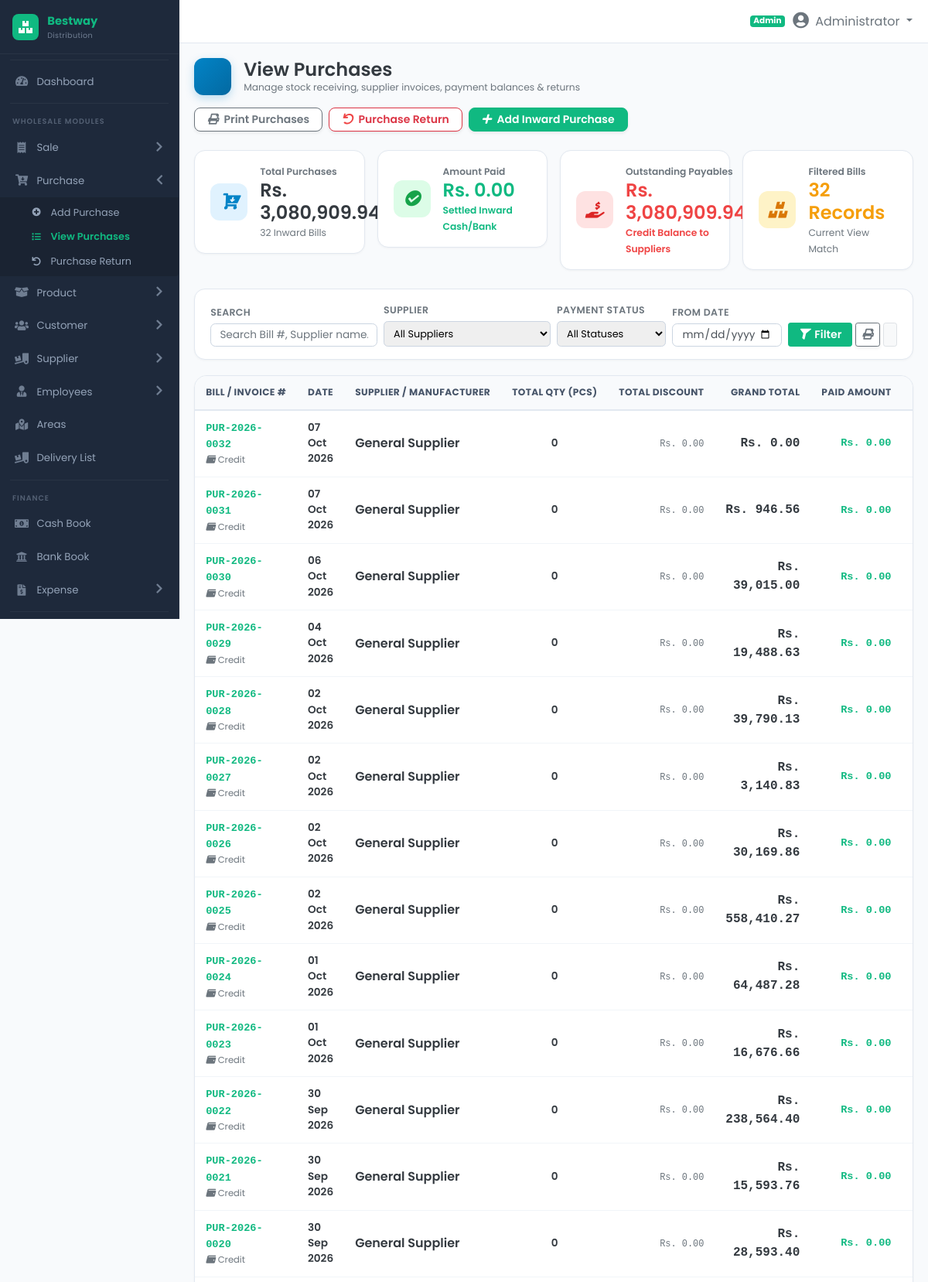
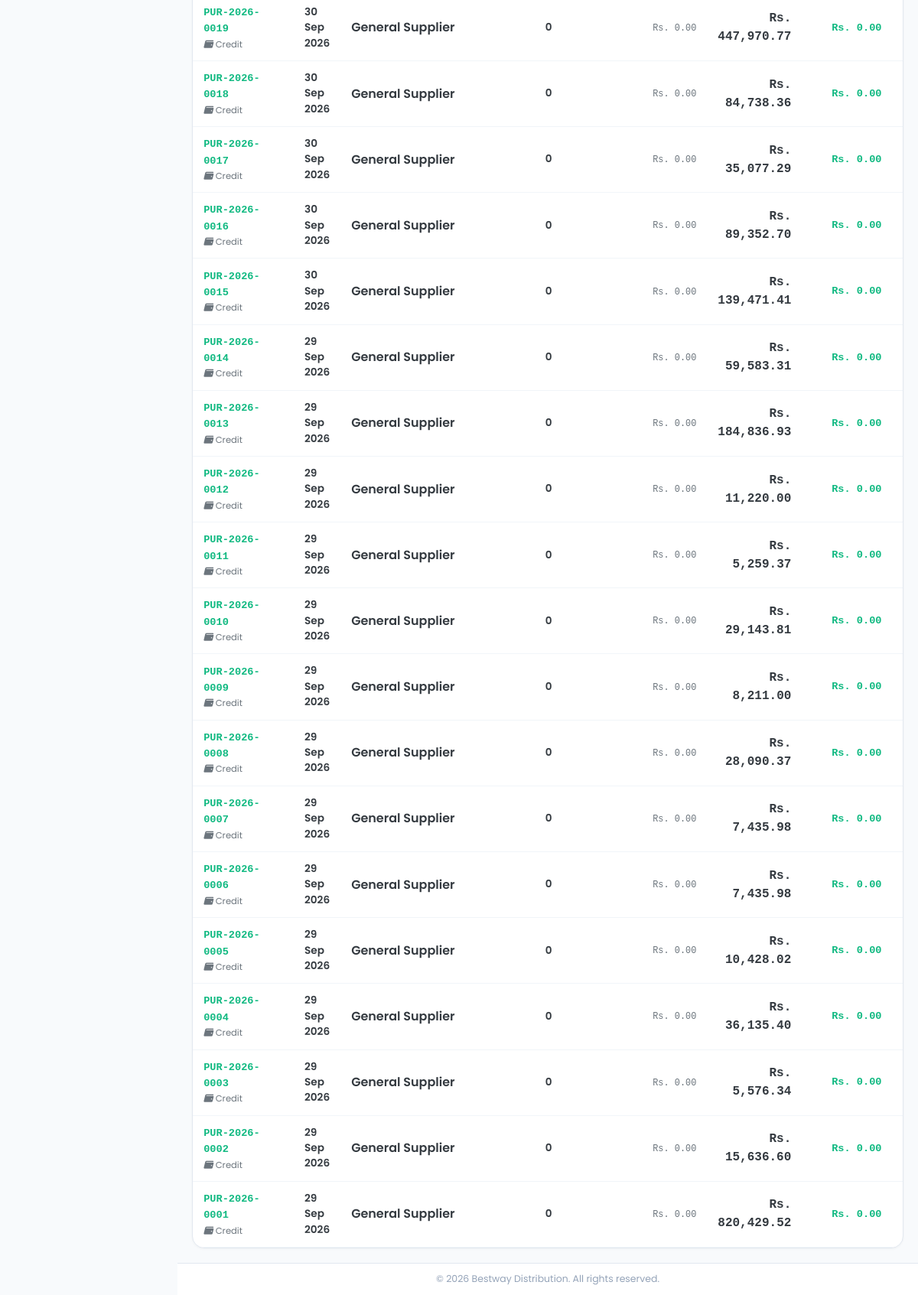
The page /modules/purchase/purchases.php (signed in) on the database its author committed (2 pictures, top to bottom).
### tables this page shows
CREATE TABLE IF NOT EXISTS `purchases` (
  `id` INT AUTO_INCREMENT PRIMARY KEY,
  `bill_no` VARCHAR(100) NOT NULL,
  `purchase_date` DATE NOT NULL,
  `receiving_date` DATE NOT NULL,
  `supplier_id` INT NOT NULL,
  `po_id` INT NULL,
  `subtotal` DECIMAL(14,2) DEFAULT 0.00,
  `discount_amount` DECIMAL(12,2) DEFAULT 0.00,
  `tax_amount` DECIMAL(12,2) DEFAULT 0.00,
  `freight_charges` DECIMAL(12,2) DEFAULT 0.00,
  `grand_total` DECIMAL(14,2) DEFAULT 0.00,
  `paid_amount` DECIMAL(14,2) DEFAULT 0.00,
  `balance_amount` DECIMAL(14,2) DEFAULT 0.00,
  `payment_type` ENUM('Cash', 'Credit', 'Bank') DEFAULT 'Credit',
  `payment_status` ENUM('Paid', 'Partial', 'Unpaid') DEFAULT 'Unpaid',
  `status` ENUM('Received', 'Pending') DEFAULT 'Received',
  `notes` TEXT NULL,
  `created_by` INT NULL,
  INDEX (`bill_no`),
  INDEX (`supplier_id`),
  INDEX (`purchase_date`)
);

### modules/purchase/purchases.php (the view, shortened to what this page needs)
<?php
require_once __DIR__ . '/../../includes/header.php';
$search         = trim($_GET['search'] ?? '');
$start_date     = trim($_GET['start_date'] ?? '');
$where = ["1=1"];
$params = [];
$where_sql = implode(" AND ", $where);
$total_purchases_count = 0;
$total_purchase_volume = 0;
$total_paid_volume     = 0;
$total_payable_balance = 0;
$purchases_list        = [];
if ($db_connected && $pdo) {
    try {
        $kpi = $pdo->query("
            SELECT
                COUNT(*) as tot_count,
                SUM(grand_total) as tot_grand,
                SUM(paid_amount) as tot_paid,
                SUM(balance_amount) as tot_bal
            FROM purchases
        ")->fetch();
        $total_purchases_count = intval($kpi['tot_count'] ?? 0);
        $total_purchase_volume = floatval($kpi['tot_grand'] ?? 0);
        $total_paid_volume     = floatval($kpi['tot_paid'] ?? 0);
        $total_payable_balance = floatval($kpi['tot_bal'] ?? 0);
        $stmt_purchases = $pdo->prepare("
            SELECT
                p.*,
                s.name as supplier_name,
                s.company_name as supplier_company,
                s.phone as supplier_phone,
                COUNT(pi.id) as item_count,
                SUM(pi.quantity + pi.bonus_quantity) as total_packs_received,
                SUM(pi.quantity * pi.purchase_price) as gross_amount
            FROM purchases p
            LEFT JOIN suppliers s ON p.supplier_id = s.id
            LEFT JOIN purchase_items pi ON pi.purchase_id = p.id
            WHERE $where_sql
            GROUP BY p.id, s.name, s.company_name, s.phone
            ORDER BY p.purchase_date DESC, p.id DESC
            LIMIT 200
        ");
        $stmt_purchases->execute($params);
        $purchases_list = $stmt_purchases->fetchAll();
    } catch (Exception $e) {}
}
?>
<div class="d-flex flex-wrap align-items-center justify-content-between gap-3 mb-4">
    <div class="d-flex align-items-center gap-3">
        <div class="page-title-badge">
        </div>
        <div>
            <h4 class="fw-bold mb-0 text-dark">View Purchases</h4>
            <p class="text-muted small mb-0">Manage stock receiving, supplier invoices, payment balances & returns</p>
        </div>
    </div>
    <div class="d-flex flex-wrap gap-2">
        <a href="print_purchases.php?<?= http_build_query($_GET) ?>" target="_blank" class="btn btn-sm btn-outline-secondary bg-white fw-semibold px-3 py-1.5 shadow-sm rounded-3">
            <i class="fa-solid fa-print me-1"></i> Print Purchases
        </a>
        <a href="purchase_return.php" class="btn btn-sm btn-outline-danger fw-semibold bg-white shadow-sm px-3 py-1.5 rounded-3">
            <i class="fa-solid fa-undo me-1 text-danger"></i> Purchase Return
        </a>
        <a href="add_purchase.php" class="btn btn-sm btn-primary fw-semibold px-3 py-1.5 shadow-sm rounded-3">
            <i class="fa-solid fa-plus me-1"></i> Add Inward Purchase
        </a>
    </div>
</div>
<div class="row g-3 mb-4">
    <div class="col-md-3 col-sm-6">
        <div class="kpi-card">
            <div class="kpi-icon" style="background:#e0f2fe; color:#0284c7;">
                <i class="fa-solid fa-cart-arrow-down"></i>
            </div>
            <div>
                <span class="text-muted small fw-semibold">Total Purchases</span>
                <h4 class="fw-bold mb-0 text-dark">Rs. <?= number_format($total_purchase_volume, 2) ?></h4>
                <span class="text-muted small"><?= number_format($total_purchases_count) ?> Inward Bills</span>
            </div>
        </div>
    </div>
    <div class="col-md-3 col-sm-6">
        <div class="kpi-card">
            <div class="kpi-icon" style="background:#dcfce7; color:#16a34a;">
                <i class="fa-solid fa-check-circle"></i>
            </div>
            <div>
                <span class="text-muted small fw-semibold">Amount Paid</span>
                <h4 class="fw-bold mb-0 text-success">Rs. <?= number_format($total_paid_volume, 2) ?></h4>
                <span class="text-success small fw-semibold">Settled Inward Cash/Bank</span>
            </div>
        </div>
    </div>
    <div class="col-md-3 col-sm-6">
        <div class="kpi-card">
            <div class="kpi-icon" style="background:#fee2e2; color:#dc2626;">
                <i class="fa-solid fa-hand-holding-usd"></i>
            </div>
            <div>
                <span class="text-muted small fw-semibold">Outstanding Payables</span>
                <h4 class="fw-bold mb-0 text-danger">Rs. <?= number_format($total_payable_balance, 2) ?></h4>
                <span class="text-danger small fw-semibold">Credit Balance to Suppliers</span>
            </div>
        </div>
    </div>
    <div class="col-md-3 col-sm-6">
        <div class="kpi-card">
            <div class="kpi-icon" style="background:#fef3c7; color:#d97706;">
                <i class="fa-solid fa-boxes"></i>
            </div>
            <div>
                <span class="text-muted small fw-semibold">Filtered Bills</span>
                <h4 class="fw-bold mb-0 text-warning"><?= count($purchases_list) ?> Records</h4>
                <span class="text-muted small">Current View Match</span>
            </div>
        </div>
    </div>
</div>
<div class="filter-card">
    <form method="GET" action="" class="row g-2 align-items-end">
        <div class="col-md-3">
            <label class="form-label small fw-bold text-muted mb-1">Search</label>
            <input type="text" name="search" class="form-control form-control-sm" placeholder="Search Bill #, Supplier name..." value="<?= htmlspecialchars($search) ?>">
        </div>
        <div class="col-md-3">
            <label class="form-label small fw-bold text-muted mb-1">Supplier</label>
            <select name="supplier_id" class="form-select form-select-sm">
                <option value="0">All Suppliers</option>
            </select>
        </div>
        <div class="col-md-2">
            <label class="form-label small fw-bold text-muted mb-1">Payment Status</label>
            <select name="payment_status" class="form-select form-select-sm">
                <option value="">All Statuses</option>
            </select>
        </div>
        <div class="col-md-2">
            <label class="form-label small fw-bold text-muted mb-1">From Date</label>
            <input type="date" name="start_date" class="form-control form-control-sm" value="<?= htmlspecialchars($start_date) ?>">
        </div>
        <div class="col-md-2 d-flex gap-1">
            <button type="submit" class="btn btn-sm btn-primary w-100 fw-bold">
                <i class="fa-solid fa-filter me-1"></i> Filter
            </button>
            <a href="print_purchases.php?<?= http_build_query($_GET) ?>" target="_blank" class="btn btn-sm btn-outline-secondary bg-white px-2 shadow-sm" title="Print Filtered Results">
                <i class="fa-solid fa-print"></i>
            </a>
            <a href="purchases.php" class="btn btn-sm btn-light border px-2" title="Reset Filters">
            </a>
        </div>
    </form>
</div>
<div class="catalog-card">
    <div class="table-responsive">
        <table class="table table-hover align-middle mb-0">
            <thead>
                <tr>
                    <th style="width: 140px;">Bill / Invoice #</th>
                    <th>Date</th>
                    <th>Supplier / Manufacturer</th>
                    <th class="text-center">Total Qty (Pcs)</th>
                    <th class="text-end" title="Total Discount Received on this Bill (Bonus + Disc)">Total Discount</th>
                    <th class="text-end">Grand Total</th>
                    <th class="text-end">Paid Amount</th>
                    <th class="text-end">Balance Due</th>
                </tr>
            </thead>
            <tbody>
                <?php if (empty($purchases_list)): ?>
                    <tr>
                        <td colspan="10" class="text-center py-5 text-muted">
                            <i class="fa-solid fa-cart-shopping fs-1 text-secondary opacity-50 mb-3 d-block"></i>
                            <h6 class="fw-bold text-dark">No purchase bills found</h6>
                            <p class="small text-muted mb-3">No purchase records found matching your filters or no bills added yet.</p>
                            <a href="add_purchase.php" class="btn btn-sm btn-primary fw-bold px-3 py-2">
                                <i class="fa-solid fa-plus me-1"></i> Create First Purchase
                            </a>
                        </td>
                    </tr>
                <?php else: ?>
                    <?php foreach ($purchases_list as $pur): ?>
                        <tr>
                            <td>
                                <a href="view_purchase.php?id=<?= $pur['id'] ?>" class="text-decoration-none fw-bold font-monospace text-primary">
                                    <?= htmlspecialchars($pur['bill_no']) ?>
                                </a>
                                <div class="text-muted small" style="font-size: 0.72rem;">
                                    <i class="fa-solid fa-wallet me-1"></i><?= htmlspecialchars($pur['payment_type'] ?? 'Credit') ?>
                                </div>
                            </td>
                            <td>
                                <div class="fw-semibold text-dark"><?= date('d M Y', strtotime($pur['purchase_date'])) ?></div>
                            </td>
                            <td>
                                <div class="fw-bold text-dark fs-6"><?= htmlspecialchars($pur['supplier_name'] ?? 'General Supplier') ?></div>
                            </td>
                            <td class="text-center fw-semibold text-dark">
                                <?= number_format($pur['total_packs_received'] ?? 0) ?>
                            </td>
                            <?php
                                $gross_row = floatval($pur['gross_amount'] ?? 0);
                                $subtotal_row = floatval($pur['subtotal'] ?? 0);
                                $row_disc = max(0, $gross_row - $subtotal_row);
                                $bill_disc = floatval($pur['discount_amount'] ?? 0);
                                $tot_disc = $row_disc + $bill_disc;
                                $tot_disc_pct = ($gross_row > 0) ? (($tot_disc / $gross_row) * 100) : 0;
                            ?>
                            <td class="text-end">
                                <?php if ($tot_disc > 0): ?>
                                    <span class="fw-bold text-success font-monospace">
                                        Rs. <?= number_format($tot_disc, 2) ?>
                                    </span>
                                    <div class="mt-1">
                                        <span class="badge bg-success-subtle text-success border border-success px-1" style="font-size: 0.68rem;" title="Bonus + Disc Received">
                                            <?= number_format($tot_disc_pct, 1) ?>% off
                                        </span>
                                    </div>
                                <?php else: ?>
                                    <span class="text-muted small font-monospace">Rs. 0.00</span>
                                <?php endif; ?>
                            </td>
                            <td class="text-end">
                                <span class="fw-bold text-dark fs-6 font-monospace">
                                    Rs. <?= number_format($pur['grand_total'], 2) ?>
                                </span>
                            </td>
                            <td class="text-end">
                                <span class="fw-bold text-success font-monospace">
                                    Rs. <?= number_format($pur['paid_amount'], 2) ?>
                                </span>
                            </td>
                            <td class="text-end">
                            </td>
                        </tr>
                    <?php endforeach; ?>
                <?php endif; ?>
            </tbody>
        </table>
    </div>
</div>
<?php require_once __DIR__ . '/../../includes/footer.php'; ?>

### assets/css/style.css (style rules this page uses)
:root { --sidebar-bg: #1e293b; --sidebar-hover: #334155; --sidebar-active: #10b981; --sidebar-active-bg: rgba(16, 185, 129, 0.12); --sidebar-text: #94a3b8; --sidebar-text-hover: #ffffff; --sidebar-width: 232px; --primary: #10b981; --primary-dark: #059669; --secondary: #6366f1; --success: #10b981; --info: #0ea5e9; --warning: #f59e0b; --danger: #ef4444; --body-bg: #f8fafc; --card-bg: #ffffff; --card-shadow: 0 1px 2px rgba(0,0,0,0.05), 0 1px 3px rgba(0,0,0,0.08); --topbar-height: 56px; --sidebar-radius: 10px; }
* { margin: 0; padding: 0; box-sizing: border-box; }
body { font-family: 'Poppins', 'Inter', 'Segoe UI', system-ui, -apple-system, sans-serif; background: var(--body-bg); overflow-x: hidden; font-size: 14px; }
.text-primary { color: var(--primary) !important; }
.text-success { color: var(--success) !important; }
.text-warning { color: var(--warning) !important; }
.text-danger { color: var(--danger) !important; }
.btn-primary { background: var(--primary); border-color: var(--primary); color: #fff; font-weight: 500; }
.table { margin-bottom: 0; }
.table th { font-size: 0.72rem; font-weight: 700; text-transform: uppercase; letter-spacing: 0.05em; color: #64748b; border-top: none; border-bottom: 2px solid #e2e8f0; white-space: nowrap; padding: 0.65rem 0.6rem; }
.table td { vertical-align: middle; font-size: 0.85rem; padding: 0.6rem 0.6rem; border-color: #f1f5f9; }
.table tbody tr { transition: background 0.15s; }
.form-label { font-weight: 600; font-size: 0.78rem; color: #475569; margin-bottom: 0.2rem; text-transform: uppercase; letter-spacing: 0.03em; }
.form-control, .form-select { border-radius: 0.4rem; border-color: #cbd5e1; font-size: 0.85rem; padding: 0.5rem 0.7rem; transition: border-color 0.2s, box-shadow 0.2s; }
select.form-control, select.form-select { height: auto; padding-top: 0.4rem; padding-bottom: 0.4rem; }
.text-end { text-align: right !important; }
.fw-bold { font-weight: 600 !important; }
.fw-semibold { font-weight: 600 !important; }
.font-monospace { font-family: SFMono-Regular, Menlo, Monaco, Consolas, "Liberation Mono", "Courier New", monospace !important; }
.fs-6 { font-size: 1rem !important; }
.me-1 { margin-right: 0.25rem !important; }
.gap-1 { gap: 0.25rem !important; }
.gap-2 { gap: 0.5rem !important; }
.gap-3 { gap: 1rem !important; }
.rounded-3 { border-radius: 0.5rem !important; }
.form-select { display: block; width: 100%; }
.form-select-sm { padding: 0.2rem 0.5rem; font-size: 0.8rem; border-radius: 0.35rem; }
.fa-solid, .fa-regular { font-family: "Font Awesome 5 Free"; }
.fa-solid { font-weight: 900; }
.form-section-card, .purchase-card, .catalog-card, .filter-card { background: #fff; border: 1px solid #e2e8f0; border-radius: 0.6rem; box-shadow: var(--card-shadow); }
.page-title-badge { font-size: 0.72rem; font-weight: 700; }
.row.g-2 { margin-left: -0.25rem; margin-right: -0.25rem; }
.row.g-2 > .col, .row.g-2 > [class*="col-"] { padding-left: 0.25rem; padding-right: 0.25rem; }
.row.g-3 { margin-left: -0.5rem; margin-right: -0.5rem; }
.row.g-3 > .col, .row.g-3 > [class*="col-"] { padding-left: 0.5rem; padding-right: 0.5rem; }
.fa-solid { font-family: "Font Awesome 5 Free" !important; font-weight: 900 !important; }

### rows shown on the page
purchases: bill_no "PUR-2026-0032", payment_type "Credit", purchase_date "07 Oct 2026", supplier_name "General Supplier", total_packs_received "0", subtotal "Rs. 0.00", grand_total "0.00", paid_amount "0.00"
purchases: bill_no "PUR-2026-0031", payment_type "Credit", purchase_date "07 Oct 2026", supplier_name "General Supplier", total_packs_received "0", subtotal "Rs. 0.00", grand_total "946.56", paid_amount "0.00"
purchases: bill_no "PUR-2026-0030", payment_type "Credit", purchase_date "06 Oct 2026", supplier_name "General Supplier", total_packs_received "0", subtotal "Rs. 0.00", grand_total "39,015.00", paid_amount "0.00"
purchases: bill_no "PUR-2026-0029", payment_type "Credit", purchase_date "04 Oct 2026", supplier_name "General Supplier", total_packs_received "0", subtotal "Rs. 0.00", grand_total "19,488.63", paid_amount "0.00"
purchases: bill_no "PUR-2026-0028", payment_type "Credit", purchase_date "02 Oct 2026", supplier_name "General Supplier", total_packs_received "0", subtotal "Rs. 0.00", grand_total "39,790.13", paid_amount "0.00"
purchases: bill_no "PUR-2026-0027", payment_type "Credit", purchase_date "02 Oct 2026", supplier_name "General Supplier", total_packs_received "0", subtotal "Rs. 0.00", grand_total "3,140.83", paid_amount "0.00"
purchases: bill_no "PUR-2026-0026", payment_type "Credit", purchase_date "02 Oct 2026", supplier_name "General Supplier", total_packs_received "0", subtotal "Rs. 0.00", grand_total "30,169.86", paid_amount "0.00"
purchases: bill_no "PUR-2026-0025", payment_type "Credit", purchase_date "02 Oct 2026", supplier_name "General Supplier", total_packs_received "0", subtotal "Rs. 0.00", grand_total "558,410.27", paid_amount "0.00"
purchases: bill_no "PUR-2026-0024", payment_type "Credit", purchase_date "01 Oct 2026", supplier_name "General Supplier", total_packs_received "0", subtotal "Rs. 0.00", grand_total "64,487.28", paid_amount "0.00"
purchases: bill_no "PUR-2026-0023", payment_type "Credit", purchase_date "01 Oct 2026", supplier_name "General Supplier", total_packs_received "0", subtotal "Rs. 0.00", grand_total "16,676.66", paid_amount "0.00"
purchases: bill_no "PUR-2026-0022", payment_type "Credit", purchase_date "30 Sep 2026", supplier_name "General Supplier", total_packs_received "0", subtotal "Rs. 0.00", grand_total "238,564.40", paid_amount "0.00"
purchases: bill_no "PUR-2026-0021", payment_type "Credit", purchase_date "30 Sep 2026", supplier_name "General Supplier", total_packs_received "0", subtotal "Rs. 0.00", grand_total "15,593.76", paid_amount "0.00"
purchases: bill_no "PUR-2026-0020", payment_type "Credit", purchase_date "30 Sep 2026", supplier_name "General Supplier", total_packs_received "0", subtotal "Rs. 0.00", grand_total "28,593.40", paid_amount "0.00"
purchases: bill_no "PUR-2026-0019", payment_type "Credit", purchase_date "30 Sep 2026", supplier_name "General Supplier", total_packs_received "0", subtotal "Rs. 0.00", grand_total "447,970.77", paid_amount "0.00"
purchases: bill_no "PUR-2026-0018", payment_type "Credit", purchase_date "30 Sep 2026", supplier_name "General Supplier", total_packs_received "0", subtotal "Rs. 0.00", grand_total "84,738.36", paid_amount "0.00"
purchases: bill_no "PUR-2026-0017", payment_type "Credit", purchase_date "30 Sep 2026", supplier_name "General Supplier", total_packs_received "0", subtotal "Rs. 0.00", grand_total "35,077.29", paid_amount "0.00"
purchases: bill_no "PUR-2026-0016", payment_type "Credit", purchase_date "30 Sep 2026", supplier_name "General Supplier", total_packs_received "0", subtotal "Rs. 0.00", grand_total "89,352.70", paid_amount "0.00"
purchases: bill_no "PUR-2026-0015", payment_type "Credit", purchase_date "30 Sep 2026", supplier_name "General Supplier", total_packs_received "0", subtotal "Rs. 0.00", grand_total "139,471.41", paid_amount "0.00"
purchases: bill_no "PUR-2026-0014", payment_type "Credit", purchase_date "29 Sep 2026", supplier_name "General Supplier", total_packs_received "0", subtotal "Rs. 0.00", grand_total "59,583.31", paid_amount "0.00"
purchases: bill_no "PUR-2026-0013", payment_type "Credit", purchase_date "29 Sep 2026", supplier_name "General Supplier", total_packs_received "0", subtotal "Rs. 0.00", grand_total "184,836.93", paid_amount "0.00"
purchases: bill_no "PUR-2026-0012", payment_type "Credit", purchase_date "29 Sep 2026", supplier_name "General Supplier", total_packs_received "0", subtotal "Rs. 0.00", grand_total "11,220.00", paid_amount "0.00"
purchases: bill_no "PUR-2026-0011", payment_type "Credit", purchase_date "29 Sep 2026", supplier_name "General Supplier", total_packs_received "0", subtotal "Rs. 0.00", grand_total "5,259.37", paid_amount "0.00"
purchases: bill_no "PUR-2026-0010", payment_type "Credit", purchase_date "29 Sep 2026", supplier_name "General Supplier", total_packs_received "0", subtotal "Rs. 0.00", grand_total "29,143.81", paid_amount "0.00"
purchases: bill_no "PUR-2026-0009", payment_type "Credit", purchase_date "29 Sep 2026", supplier_name "General Supplier", total_packs_received "0", subtotal "Rs. 0.00", grand_total "8,211.00", paid_amount "0.00"
purchases: bill_no "PUR-2026-0008", payment_type "Credit", purchase_date "29 Sep 2026", supplier_name "General Supplier", total_packs_received "0", subtotal "Rs. 0.00", grand_total "28,090.37", paid_amount "0.00"
purchases: bill_no "PUR-2026-0007", payment_type "Credit", purchase_date "29 Sep 2026", supplier_name "General Supplier", total_packs_received "0", subtotal "Rs. 0.00", grand_total "7,435.98", paid_amount "0.00"
purchases: bill_no "PUR-2026-0006", payment_type "Credit", purchase_date "29 Sep 2026", supplier_name "General Supplier", total_packs_received "0", subtotal "Rs. 0.00", grand_total "7,435.98", paid_amount "0.00"
purchases: bill_no "PUR-2026-0005", payment_type "Credit", purchase_date "29 Sep 2026", supplier_name "General Supplier", total_packs_received "0", subtotal "Rs. 0.00", grand_total "10,428.02", paid_amount "0.00"
purchases: bill_no "PUR-2026-0004", payment_type "Credit", purchase_date "29 Sep 2026", supplier_name "General Supplier", total_packs_received "0", subtotal "Rs. 0.00", grand_total "36,135.40", paid_amount "0.00"
purchases: bill_no "PUR-2026-0003", payment_type "Credit", purchase_date "29 Sep 2026", supplier_name "General Supplier", total_packs_received "0", subtotal "Rs. 0.00", grand_total "5,576.34", paid_amount "0.00"
purchases: bill_no "PUR-2026-0002", payment_type "Credit", purchase_date "29 Sep 2026", supplier_name "General Supplier", total_packs_received "0", subtotal "Rs. 0.00", grand_total "15,636.60", paid_amount "0.00"
purchases: bill_no "PUR-2026-0001", payment_type "Credit", purchase_date "29 Sep 2026", supplier_name "General Supplier", total_packs_received "0", subtotal "Rs. 0.00", grand_total "820,429.52", paid_amount "0.00"

### other values the page prints
roleLabel($_SESSION['user_role'] ?? 'Admin') "Admin"
$_SESSION['user_fullname'] "Administrator"
$total_purchase_volume "3,080,909.94"
$total_purchases_count "32"
$total_paid_volume "0.00"
$total_payable_balance "3,080,909.94"
count($purchases_list) "32"
